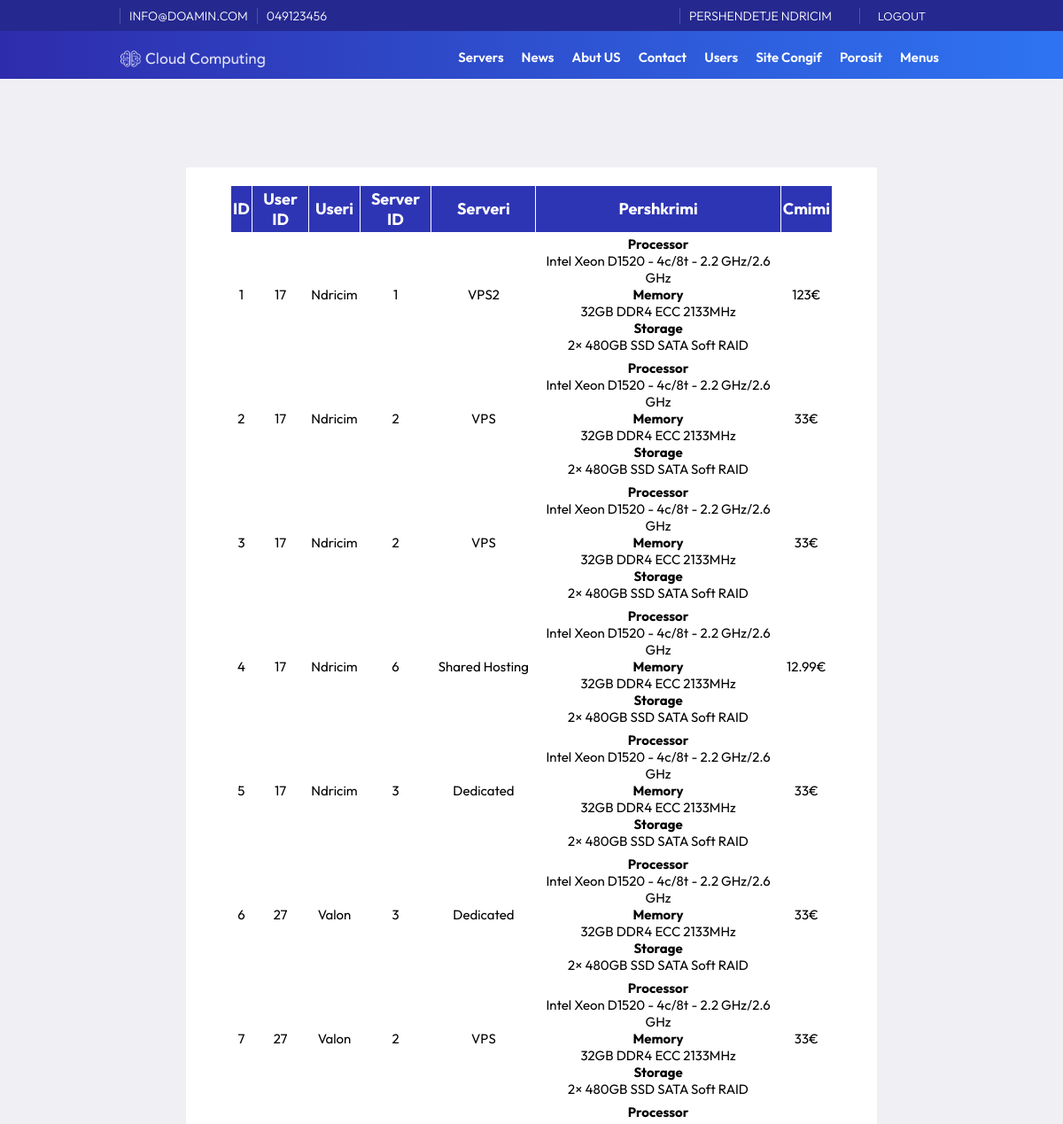
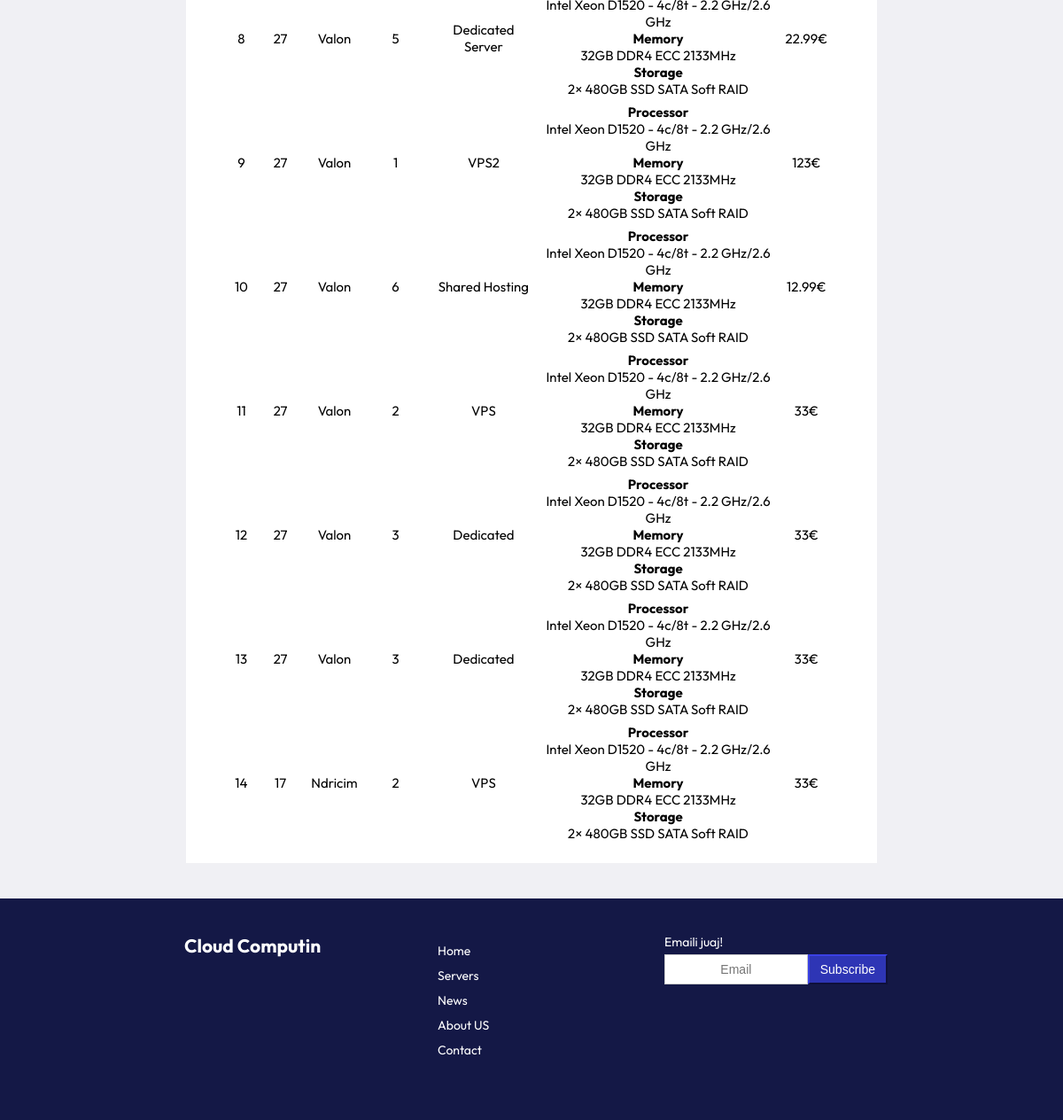
The app's page /admin/porosit.php (signed in) with its own data (2 pictures, top to bottom).
### tables this page shows
CREATE TABLE `configs` (
  `id` int(11) NOT NULL,
  `emri` varchar(255) NOT NULL,
  `vlera` text NOT NULL
);

CREATE TABLE `users` (
  `id` int(11) NOT NULL,
  `emri` varchar(255) NOT NULL,
  `mbiemri` varchar(255) NOT NULL,
  `username` varchar(255) NOT NULL,
  `password` varchar(255) NOT NULL,
  `email` varchar(255) NOT NULL,
  `role` varchar(50) NOT NULL,
  `kycja` text NOT NULL
);

CREATE TABLE `porosit` (
  `id` int(11) NOT NULL,
  `id_useri` int(11) NOT NULL,
  `id_server` int(11) NOT NULL,
  `Data` timestamp NOT NULL DEFAULT current_timestamp() ON UPDATE current_timestamp()
);

CREATE TABLE `servers` (
  `id` int(11) NOT NULL,
  `Titulli` varchar(255) NOT NULL,
  `Pershkrimi` text DEFAULT NULL,
  `Data` date NOT NULL,
  `Cmimi` varchar(255) DEFAULT NULL,
  `foto` varchar(255) NOT NULL,
  `autori` varchar(255) NOT NULL
);

CREATE TABLE `menu` (
  `id` int(11) NOT NULL,
  `Emri` varchar(255) NOT NULL,
  `vlera` varchar(255) NOT NULL,
  `renditja` int(11) NOT NULL,
  `autori` varchar(255) NOT NULL,
  `Data` datetime NOT NULL DEFAULT current_timestamp() ON UPDATE current_timestamp()
);

### assets/config/functions.php (called while the page is built, shortened)
<?php
include_once 'config.php';
class SiteConfigs {
    private $db;
    public function __construct($db) {
        $this->db = $db;
    }
    public function readConfig($emri) {
        $defaultValue = 'Not Available';
        $query = "SELECT vlera FROM configs WHERE emri = '$emri' LIMIT 1";
        $result = $this->db->conn->query($query);
        if ($result->num_rows > 0) {
            $configs = $result->fetch_assoc();
            return $configs['vlera'];
        }
        return $defaultValue;
    }
}
?>

### assets/config/config.php (called while the page is built, shortened)
<?php
class Database {
    private $host = "localhost";
    private $username = "root";
    private $password = "";
    private $database = "CloudComputing";
    public function __construct() {
        $this->conn = new mysqli($this->host, $this->username, $this->password, $this->database);
    }
}
?>

### assets/config/user.php (called while the page is built, shortened)
<?php
class User {
    private $db;
    public function __construct($db) {
        $this->db = $db;
    }
    public function checkUserRole($id) {
        $query = "SELECT role FROM users WHERE id = $id";
        $result = $this->db->conn->query($query);
        if ($result->num_rows > 0) {
            $user = $result->fetch_assoc();
            return $user['role'];
        }
        return false;
    }
        public function readEmri($emri, $id) {
            $query = "SELECT $emri FROM users WHERE id = $id";
            $result = $this->db->conn->query($query);
            if ($result->num_rows > 0) {
                $user = $result->fetch_assoc();
                return $user[$emri];
            }
            return false;
        }
}
?>

### assets/config/porosi.php (called while the page is built, shortened)
<?php
class Porosi {
    private $db;
    public function __construct($db) {
        $this->db = $db;
    }
    public function readAllPorosit() {
        $query = "SELECT p.id, u.id as uid, u.emri, s.id as sid, s.Titulli, s.Pershkrimi, s.Cmimi
        FROM porosit p
        INNER JOIN servers s ON p.id_server = s.id
        INNER JOIN users u ON u.id = p.id_useri";
        $result = $this->db->conn->query($query);
        return $result->fetch_all(MYSQLI_ASSOC);
    }
}
?>

### assets/config/menu.php (called while the page is built, shortened)
<?php
class Menu {
    private $db;
    public function __construct($db) {
        $this->db = $db;
    }
    public function readAllMenu() {
        $query = "SELECT * FROM menu ORDER BY renditja ASC";
        $result = $this->db->conn->query($query);
        return $result->fetch_all(MYSQLI_ASSOC);
    }
}
?>

### admin/porosit.php (the view, shortened to what this page needs)
<?php
include_once '../assets/config/config.php';
include_once '../assets/config/functions.php';
include_once '../assets/config/porosi.php';
include_once '../assets/config/menu.php';
include_once '../assets/config/user.php';
$db = new Database();
$porosit = new Porosi($db);
$allPorosit = $porosit->readAllPorosit();
$configs = new SiteConfigs($db);
?>
<!DOCTYPE html>
<html lang="en">
<head>
    <link rel="stylesheet" href="../assets/css/style.css">
    <link rel="stylesheet" href="https://cdnjs.cloudflare.com/ajax/libs/font-awesome/4.7.0/css/font-awesome.min.css">
</head>
<body>
    <div class="container front-page">
        <?php include "header.php" ?>
        <div class="articels width65">
            <div class="table-wrapper">
                <table class="serverat">
                    <thead>
                        <tr>
                            <th>ID</th>
                            <th>User ID</th>
                            <th>Useri</th>
                            <th>Server ID</th>
                            <th>Serveri</th>
                            <th>Pershkrimi</th>
                            <th>Cmimi</th>
                        </tr>
                    </thead>
                    <tbody>
                        <?php foreach ($allPorosit as $porosit): ?>
                        <tr>
                            <td><?php echo $porosit['id']; ?></td>
                            <td><?php echo $porosit['uid']; ?></td>
                            <td><?php echo $porosit['emri']; ?></td>
                            <td><?php echo $porosit['sid']; ?></td>
                            <td><?php echo $porosit['Titulli']; ?></td>
                            <td><?php echo $porosit['Pershkrimi']; ?></td>
                            <td><?php echo $porosit['Cmimi']; ?>€</td>
                        </tr>
                        <?php endforeach; ?>
                </table>
            </div>
        </div>
        <?php include "../footer.php" ?>
    </div>
</body>
</html>

### admin/header.php (shortened to what this page needs)
<?php
$db = new Database();
$menu = new Menu($db);
$allMenu = $menu->readAllMenu();
if (isset($_SESSION['user_id'])) {
$user = new User($db);
} else {
};
?>
   <header>
            <div class="topnav">
                <div class="container width80">
                    <div class="topnavl">
                        <div class="topbarw">
                            <p><?php echo $configs->readConfig('email');?></p><p><?php echo $configs->readConfig('telefoni');?></p>
                        </div>
                    </div>
                    <div class="topnavr">
                        <div class="topbarw">
                                <?php
                                    if (isset($_SESSION['user_id'])) {
                                        $user_id = $_SESSION['user_id'];
                                        $user_role = $user->checkUserRole($user_id);
                                        $emri = '<p>Pershendetje ' .$user->readEmri('emri',$user_id) .'<p>';
                                        $logout = '<p><a href="' . $configs->readConfig('url') . '/logout.php">Logout</a></p>';
                                        if ($user_role === 'admin') {
                                            echo $emri ;
                                            echo $logout;
                                        } elseif ($user_role === 'user') {
                                            echo $emri ;
                                            echo $logout;
                                        } else {
                                            echo '<p><a href="' . $configs->readConfig('url') . '/login.php">Login</a></p>';
                                            echo '<p><a href="' . $configs->readConfig('url') . '/login.php">Register</a></p>';
                                        }
                                    }else {
                                        echo '<p><a href="' . $configs->readConfig('url') . '/login.php">Login</a></p>';
                                        echo '<p><a href="' . $configs->readConfig('url') . '/login.php">Register</a></p>';
                                    }
                                ?>
                        </div>
                    </div>
                </div>
            </div>
            <div class="width80">
                <div class="logo"><a href="<?php echo $configs->readConfig('url'); ?>"><img src="<?php echo $configs->readConfig('imgurl');?>/logow.png" /></a></div>
                <div class="nav" id="navid">
                    <ul>
                        <?php
                            if (isset($_SESSION['user_id'])) {
                                $user_id = $_SESSION['user_id'];
                                $user_role = $user->checkUserRole($user_id);
                                if ($user_role === 'admin') {
                                echo '<li><a href="'. $configs->readConfig('url').'admin/servers.php">Servers</a></li>
                                <li><a href="'. $configs->readConfig('url').'admin/news.php">News</a></li>
                                <li><a href="'. $configs->readConfig('url').'admin/faqet.php">Abut US</a></li>
                                <li><a href="'. $configs->readConfig('url').'admin/contacts.php">Contact</a></li>
                                <li><a href="'. $configs->readConfig('url').'admin/users.php">Users</a></li>
                                <li><a href="'. $configs->readConfig('url').'admin/siteconfig.php">Site Congif</a></li>
                                <li><a href="'. $configs->readConfig('url').'admin/porosit.php">Porosit</a></li>
                                <li><a href="'. $configs->readConfig('url').'/admin/menu.php">Menus</a></li>
                                <a href="javascript:void(0);" class="icon" onclick="navrespons()">
                                <i class="fa fa-bars"></i>
                            </a>';
                                } else {
                                }
                            }
                        ?>
                    </ul>
                </div>
            </div>
        </header>

### footer.php (shortened to what this page needs)
<footer>
    <div class="footeri width80">
        <div class="footerleft">
            <h2><a href="<?php echo $configs->readConfig('url'); ?>">Cloud Computin</a></h2>
        </div>
        <div class="footercenter">
            <ul>
                <?php foreach ($allMenu as $menu): ?>
                    <li><a href="<?php echo $configs->readConfig('url'); echo $menu['vlera']; ?>"><?php echo $menu['Emri']; ?></a></li>
                <?php endforeach; ?>
            </ul>
        </div>
        <div class="footerright">
            <p>Emaili juaj!</p>
            <div class="subs">
                <input class="form-control btn flex" type="email" placeholder="Email">
                <button class="btn btn-mir flex1">Subscribe</button>
            </div>
        </div>
    </div>
</footer>

### assets/css/style.css (style rules this page uses)
*, *:before, *:after { margin: 0; padding: 0; box-sizing: border-box; --title-font: "Outfit", Helvetica, Arial, sans-serif; --body-font: "Outfit", Helvetica, Arial, sans-serif; }
body, html { font-size: 14px; width: 100%; height: 100%; background: #F0F0F4; }
ul li a, a, body, span, text { font-family: "Outfit", Helvetica, Arial, sans-serif; }
header ul > li { list-style: none; float: left; margin: 10px 10px auto; }
.container { margin: auto; width: 100%; }
.width80 { width: 80%; margin: auto; }
.width65 { width: 65%; margin: auto; }
header { background-image: linear-gradient(to right, #2E2CAC, #2E74F2); color: #fff; }
.topnav { margin: auto; height:35px; background-color: #25288e; padding: 5px 0 5px 0; }
.topnavl { float:left; }
.topnavr { float: right; }
.topbarw { font-size: 13px; display: flex; padding: 4px 15px; font-weight: 300; }
.topnav p { text-transform: uppercase; font-size: 14px; margin: auto; border-left: solid 1px rgba(255, 255, 255, .2); padding: 0 10px 0 10px; }
.topnavr a { text-decoration: none; color: #fff; font-size: 14px; padding: 0 10px 0 10px; }
.topnav span, .topnav a { text-transform: uppercase; font-size: 13px; margin: 5px auto; }
.logo { margin: 10px 0 0 0; }
.logo img { width: 200px; float: left; }
.nav { float: right; margin: 0 10px ; }
.nav li a { text-decoration: none; color: #fff; font-size:15px; font-weight: 600; }
.front-page { width: 100%; }
.articels { display: flex; flex-wrap: wrap; align-content: space-between; margin:auto; padding: 20px 50px 20px 50px; background-color: white; }
.form-control { display: block; width: 100%; height: 34px; padding: 6px 12px; font-size: 14px; border: 1px solid #ccc; }
.btn { font-size: 14px; font-weight: 400; text-align: center; border: 1px solid #000 transparent; padding: 6px 12px; margin: 5px auto 5px auto; box-shadow: none !important; display: block; }
.btn-mir { color: #fff; text-decoration:none; background-color: #2e35b5; border-color: #25298f; }
footer { height: auto; padding: 20px; background: #141846; margin: 40px 0 0 0; }
footer ul > li, footer a { list-style: none; margin: 10px 10px auto; text-decoration: none; color: #FFF; }
.footeri { display: flex; flex-wrap: wrap; justify-content: space-between; margin:auto; padding: 20px 50px 20px 50px; color: #fff; }
.footerleft, .footercenter, .footerright { width: 33%; flex-grow: 1; padding: 0 12px 0 12px; margin-bottom:30px; }
.subs { display: flex; flex-wrap: wrap; }
.flex { flex: 1; float: left; }
.flex1 { flex: 0; float: left; }
.table-wrapper { width: 100%; overflow-x: auto; }
table.serverat { width: 100%; height: 200px; text-align: center; border-collapse: collapse; }
table.serverat td, table.serverat th { border: 1px solid #FFFFFF; padding: 3px 2px; }
table.serverat tbody td { font-size: 15px; }
table.serverat thead { background: #2E35B5; }
table.serverat thead th { font-size: 18px; font-weight: bold; color: #FFFFFF; text-align: center; }

### records on screen
configs: vlera "INFO@DOAMIN.COM"
configs: vlera "049123456"
users: emri "NDRICIM"
configs: vlera (picture)
porosit: id "1", users.id "17", users.emri "Ndricim", id_server "1", id_server.Titulli "VPS2", id_server.Pershkrimi "Processor Intel Xeon D1520 - 4c/8t - 2.2 GHz/2.6 GHz Memory 32GB DDR4 ECC 2133MHz Storage 2× 480GB SSD SATA Soft RAID", id_server.Cmimi "123"
porosit: id "2", users.id "17", users.emri "Ndricim", id_server "2", id_server.Titulli "VPS", id_server.Pershkrimi "Processor Intel Xeon D1520 - 4c/8t - 2.2 GHz/2.6 GHz Memory 32GB DDR4 ECC 2133MHz Storage 2× 480GB SSD SATA Soft RAID", id_server.Cmimi "33"
porosit: id "3", users.id "17", users.emri "Ndricim", id_server "2", id_server.Titulli "VPS", id_server.Pershkrimi "Processor Intel Xeon D1520 - 4c/8t - 2.2 GHz/2.6 GHz Memory 32GB DDR4 ECC 2133MHz Storage 2× 480GB SSD SATA Soft RAID", id_server.Cmimi "33"
porosit: id "4", users.id "17", users.emri "Ndricim", id_server "6", id_server.Titulli "Shared Hosting", id_server.Pershkrimi "Processor Intel Xeon D1520 - 4c/8t - 2.2 GHz/2.6 GHz Memory 32GB DDR4 ECC 2133MHz Storage 2× 480GB SSD SATA Soft RAID", id_server.Cmimi "12.99"
porosit: id "5", users.id "17", users.emri "Ndricim", id_server "3", id_server.Titulli "Dedicated", id_server.Pershkrimi "Processor Intel Xeon D1520 - 4c/8t - 2.2 GHz/2.6 GHz Memory 32GB DDR4 ECC 2133MHz Storage 2× 480GB SSD SATA Soft RAID", id_server.Cmimi "33"
porosit: id "6", users.id "27", users.emri "Valon", id_server "3", id_server.Titulli "Dedicated", id_server.Pershkrimi "Processor Intel Xeon D1520 - 4c/8t - 2.2 GHz/2.6 GHz Memory 32GB DDR4 ECC 2133MHz Storage 2× 480GB SSD SATA Soft RAID", id_server.Cmimi "33"
porosit: id "7", users.id "27", users.emri "Valon", id_server "2", id_server.Titulli "VPS", id_server.Pershkrimi "Processor Intel Xeon D1520 - 4c/8t - 2.2 GHz/2.6 GHz Memory 32GB DDR4 ECC 2133MHz Storage 2× 480GB SSD SATA Soft RAID", id_server.Cmimi "33"
porosit: id "8", users.id "27", users.emri "Valon", id_server "5", id_server.Titulli "Dedicated Server", id_server.Pershkrimi "Processor Intel Xeon D1520 - 4c/8t - 2.2 GHz/2.6 GHz Memory 32GB DDR4 ECC 2133MHz Storage 2× 480GB SSD SATA Soft RAID", id_server.Cmimi "22.99"
porosit: id "9", users.id "27", users.emri "Valon", id_server "1", id_server.Titulli "VPS2", id_server.Pershkrimi "Processor Intel Xeon D1520 - 4c/8t - 2.2 GHz/2.6 GHz Memory 32GB DDR4 ECC 2133MHz Storage 2× 480GB SSD SATA Soft RAID", id_server.Cmimi "123"
porosit: id "10", users.id "27", users.emri "Valon", id_server "6", id_server.Titulli "Shared Hosting", id_server.Pershkrimi "Processor Intel Xeon D1520 - 4c/8t - 2.2 GHz/2.6 GHz Memory 32GB DDR4 ECC 2133MHz Storage 2× 480GB SSD SATA Soft RAID", id_server.Cmimi "12.99"
porosit: id "11", users.id "27", users.emri "Valon", id_server "2", id_server.Titulli "VPS", id_server.Pershkrimi "Processor Intel Xeon D1520 - 4c/8t - 2.2 GHz/2.6 GHz Memory 32GB DDR4 ECC 2133MHz Storage 2× 480GB SSD SATA Soft RAID", id_server.Cmimi "33"
porosit: id "12", users.id "27", users.emri "Valon", id_server "3", id_server.Titulli "Dedicated", id_server.Pershkrimi "Processor Intel Xeon D1520 - 4c/8t - 2.2 GHz/2.6 GHz Memory 32GB DDR4 ECC 2133MHz Storage 2× 480GB SSD SATA Soft RAID", id_server.Cmimi "33"
porosit: id "13", users.id "27", users.emri "Valon", id_server "3", id_server.Titulli "Dedicated", id_server.Pershkrimi "Processor Intel Xeon D1520 - 4c/8t - 2.2 GHz/2.6 GHz Memory 32GB DDR4 ECC 2133MHz Storage 2× 480GB SSD SATA Soft RAID", id_server.Cmimi "33"
porosit: id "14", users.id "17", users.emri "Ndricim", id_server "2", id_server.Titulli "VPS", id_server.Pershkrimi "Processor Intel Xeon D1520 - 4c/8t - 2.2 GHz/2.6 GHz Memory 32GB DDR4 ECC 2133MHz Storage 2× 480GB SSD SATA Soft RAID", id_server.Cmimi "33"
menu: Emri "Home"
menu: Emri "Servers"
menu: Emri "News"
menu: Emri "About US"
menu: Emri "Contact"
